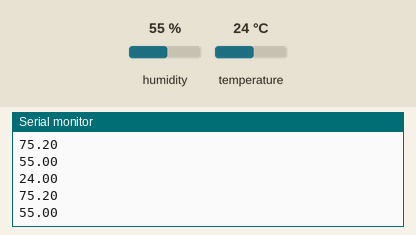
Recording of a sketch running on a simulated Arduino Uno, built with avr-gcc and run on an emulated ATmega328P. Shown: the last lines printed to the serial monitor. The test bench sets the inputs (shaded band); at power-on: humidity 55 %, temperature 24 °C.

Above: at 2.8 s.
2.9 s: humidity set to 22 %
At 3.6 s:
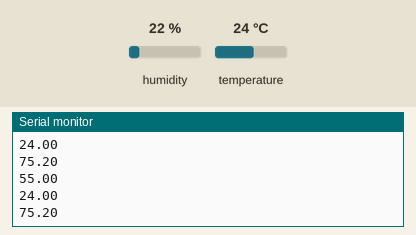
5.6 s: temperature set to 12 °C
At 6.7 s:
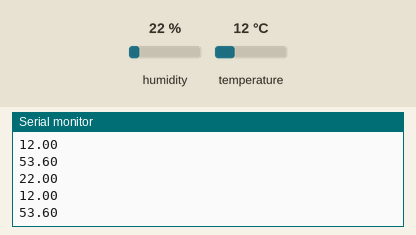
8.3 s: humidity set to 40 %
At 9.2 s:
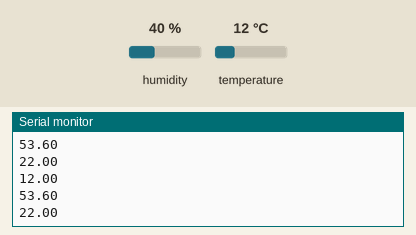
Timing chart, 0 to 11.3 s (numbered marks = the images above; inputs shaded):
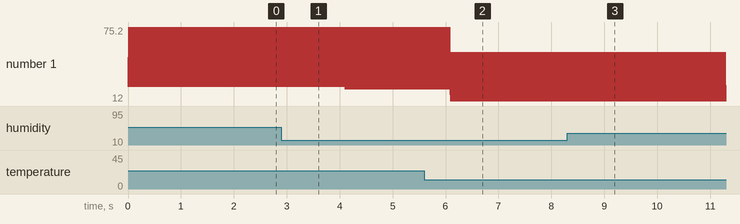

Measured:
- after the input at 5.6 s, the serial monitor: prints a new line after 0.50 s (image 2)

The sketch:

Prueba1.ino
```cpp
#include <DHT.h>

#define DHTTYPE DHT22

const int DHTPin = 2;

DHT dht(DHTPin, DHTTYPE);

void setup()
{
   Serial.begin(9600);

   dht.begin();
}

void loop()
{
   float h = dht.readHumidity();
   float t = dht.readTemperature();
   float f = dht.readTemperature(true);

   if (isnan(t) || isnan(f) || isnan(h))
   {
      Serial.println("Error en el sensor!");
      return;
   }

   Serial.println(t);
   Serial.println(f);
   Serial.println(h);
}
```
